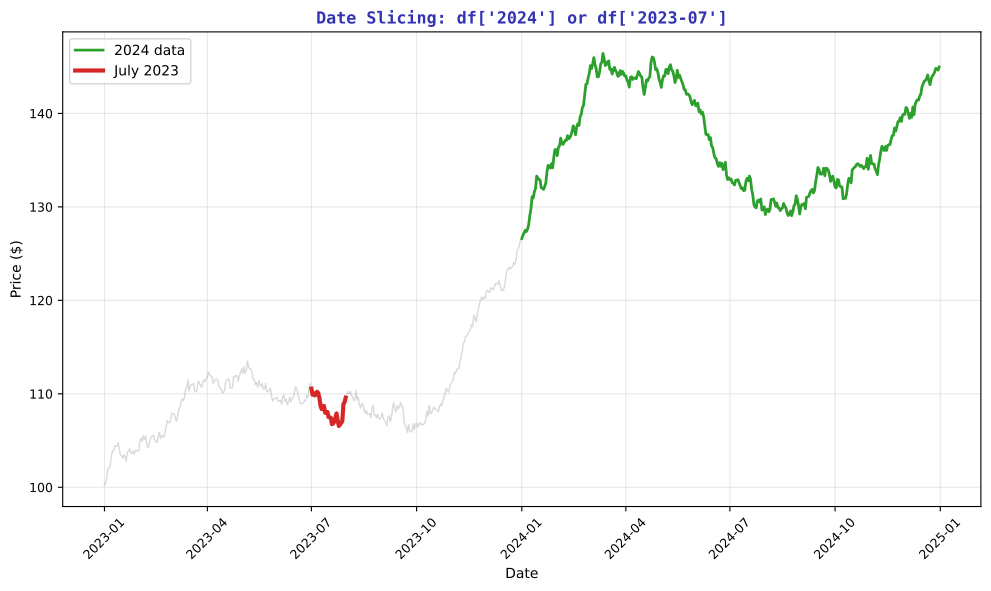

Write Python code to recreate this figure.
"""Date Slicing - Subsetting time series by date"""
import matplotlib.pyplot as plt
import numpy as np
import pandas as pd
from pathlib import Path

plt.rcParams.update({
    'font.size': 10,
    'axes.labelsize': 10,
    'axes.titlesize': 11,
    'xtick.labelsize': 9,
    'ytick.labelsize': 9,
    'legend.fontsize': 9,
    'figure.figsize': (10, 6),
    'figure.dpi': 150
})

MLPURPLE = '#3333B2'
MLLAVENDER = '#ADADE0'
MLBLUE = '#0066CC'
MLORANGE = '#FF7F0E'
MLGREEN = '#2CA02C'
MLRED = '#D62728'

np.random.seed(42)
dates = pd.date_range('2023-01-01', '2024-12-31', freq='D')
n = len(dates)

trend = np.linspace(100, 150, n)
seasonal = 10 * np.sin(np.linspace(0, 4*np.pi, n))
noise = np.cumsum(np.random.randn(n) * 0.5)
prices = trend + seasonal + noise

df = pd.DataFrame({'Date': dates, 'Price': prices})
df.set_index('Date', inplace=True)

fig, ax = plt.subplots(figsize=(10, 6))

# Full series in light color
ax.plot(df.index, df['Price'], color='gray', alpha=0.3, linewidth=1)
# Highlight 2024
df_2024 = df.loc['2024']
ax.plot(df_2024.index, df_2024['Price'], color=MLGREEN, linewidth=2, label='2024 data')
# Highlight specific month
df_jul = df.loc['2023-07']
ax.plot(df_jul.index, df_jul['Price'], color=MLRED, linewidth=3, label='July 2023')

ax.set_xlabel('Date', fontsize=10)
ax.set_ylabel('Price ($)', fontsize=10)
ax.set_title("Date Slicing: df['2024'] or df['2023-07']", fontsize=12,
             fontweight='bold', color=MLPURPLE, family='monospace')
ax.tick_params(axis='x', rotation=45)
ax.legend(fontsize=10)
ax.grid(alpha=0.3)

plt.tight_layout()
plt.savefig(Path(__file__).parent / 'chart.pdf', dpi=300, bbox_inches='tight')
plt.close()
